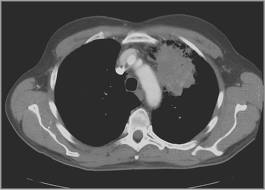
%> input picture original.jpg, 265 x 190 px
$ octave enhancementhistoequi.m   (GNU Octave 9; MATLAB toolbox functions it lacks are replaced by stand-ins)
%> lines starting %> are read from the running program, lines starting %| are printed output that depends on the picture
% Image Enhancement
I=imread('original.jpg');
%> I is the input picture: size 190x265x3 uint8; min 15, max 240, mean 80.9
subplot(4,2,1); imshow(I); title('Original Image');
g=rgb2gray(I);
subplot(4,2,5); imshow(g); title('Gray Image');
J=imadjust(g,[0.3 0.7],[]);
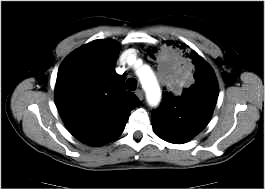
%> J: size 190x265 uint8; min 0, max 255, mean 52.4
subplot(4,2,3); imshow(J); title('Enhanced Image');
D= imadjust(I,[0.2 0.3 0; 0.6 0.7 1],[]);
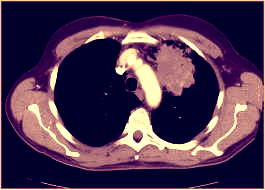
%> D: size 190x265x3 uint8; mean R, G, B 77.4, 52.4, 80.9
subplot(4,2,4);imshow(D);title('Enhanced Image 2');
% Histogram and Histogram Equalization
subplot(4,2,7); imhist(g); title('Histogram of Gray Image');
m=histeq(g);
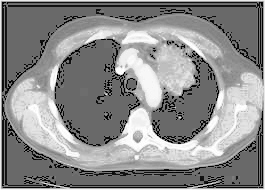
%> m: size 190x265 uint8; min 0, max 255, mean 139.5
subplot(4,2,6); imshow(m); title('Equalized Image');
subplot(4,2,8); imhist(m); title('Histogram of Equalized Image');
%> after `title('Histogram of Equalized Image')`:
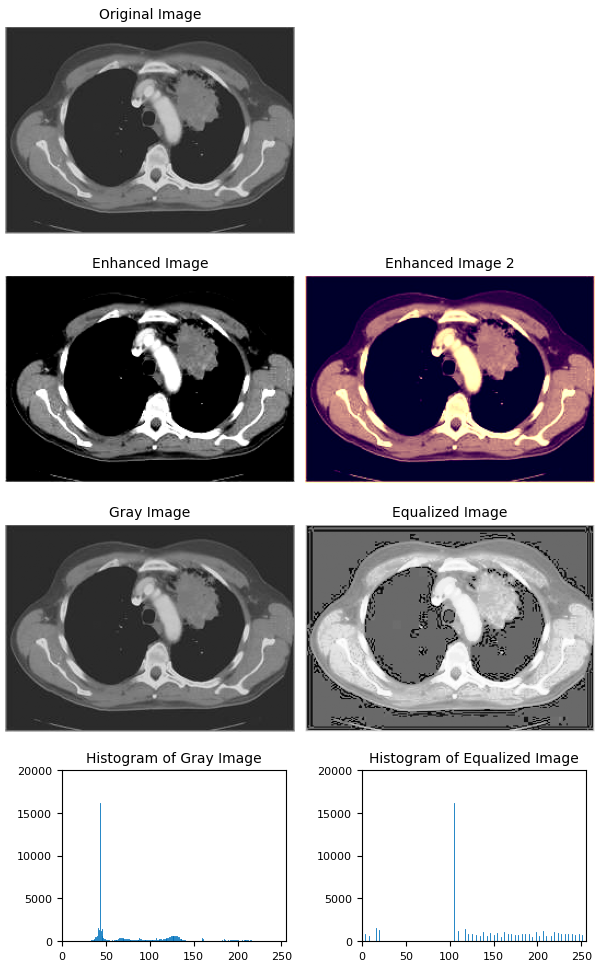
%> figure redrawn from the program's plot data, 7 panels
